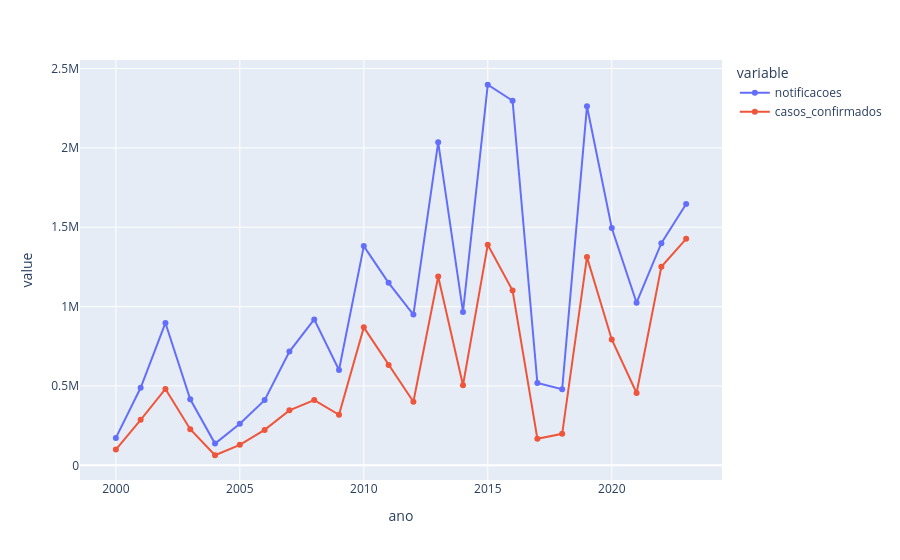

Source (notebook cell):
### Markdown cell above
## Qualidade e universo

Notificações não são necessariamente casos confirmados. Sem fonte anual não se infere zero. Municípios sem notificação recebem zero somente em anos com fonte presente. Registros sem residência válida ficam na auditoria; não são distribuídos entre municípios.

### Code cell
display(outputs["qualidade"])
annual = panel.group_by("ano").agg(pl.col("notificacoes").sum(), pl.col("casos_confirmados").sum()).sort("ano")
display(annual)
px.line(annual.to_pandas(), x="ano", y=["notificacoes", "casos_confirmados"], markers=True).show()

### Figure 1 — Plotly figure (JSON) as saved in the notebook; plotly's stock layout.template omitted (floating-point values rounded to 4 significant figures)
{"data": [{"hovertemplate": "variable=notificacoes<br>ano=%{x}<br>value=%{y}<extra></extra>", "legendgroup": "notificacoes", "line": {"color": "#636efa", "dash": "solid"}, "marker": {"symbol": "circle"}, "mode": "lines+markers", "name": "notificacoes", "orientation": "v", "showlegend": true, "type": "scatter", "x": [2000, 2001, 2002, 2003, 2004, 2005, 2006, 2007, 2008, 2009, 2010, 2011, 2012, 2013, 2014, 2015, 2016, 2017, 2018, 2019, 2020, 2021, 2022, 2023], "xaxis": "x", "y": [172854, 488556, 896838, 416298, 136800, 261370, 410940, 716897, 919255, 600552, 1381060, 1150002, 950006, 2034744, 966513, 2397716, 2297085, 518474, 478860, 2261904, 1495082, 1024558, 1399370, 1645948], "yaxis": "y"}, {"hovertemplate": "variable=casos_confirmados<br>ano=%{x}<br>value=%{y}<extra></extra>", "legendgroup": "casos_confirmados", "line": {"color": "#EF553B", "dash": "solid"}, "marker": {"symbol": "circle"}, "mode": "lines+markers", "name": "casos_confirmados", "orientation": "v", "showlegend": true, "type": "scatter", "x": [2000, 2001, 2002, 2003, 2004, 2005, 2006, 2007, 2008, 2009, 2010, 2011, 2012, 2013, 2014, 2015, 2016, 2017, 2018, 2019, 2020, 2021, 2022, 2023], "xaxis": "x", "y": [99349, 286610, 481260, 227424, 63483, 128848, 223321, 346255, 410798, 318603, 869169, 631571, 400494, 1189240, 504612, 1390051, 1101228, 167600, 198400, 1311737, 793006, 455711, 1250896, 1426767], "yaxis": "y"}], "layout": {"legend": {"title": {"text": "variable"}, "tracegroupgap": 0}, "margin": {"t": 60}, "xaxis": {"anchor": "y", "domain": [0.0, 1.0], "title": {"text": "ano"}}, "yaxis": {"anchor": "x", "domain": [0.0, 1.0], "title": {"text": "value"}}}}
